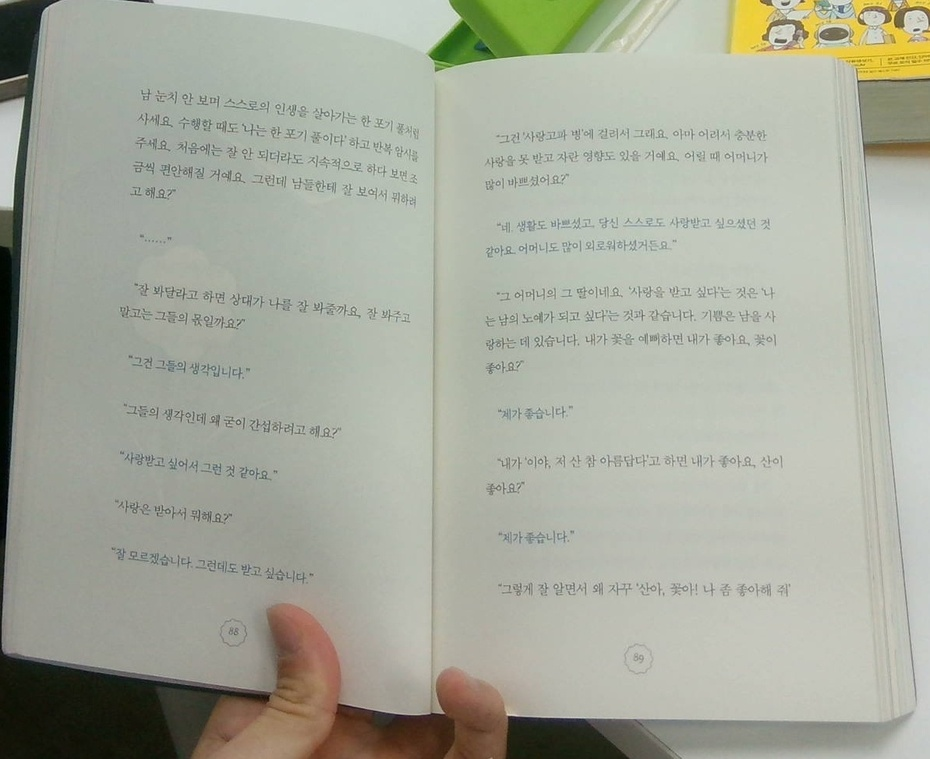
#> input picture cropped_book.jpg, 930 x 759 px, shrunk from 1193 x 974 before the run, found by its file name
$ python '4_좌우 알고리즘.py'
#> lines starting #> are read from the running program, lines starting #| are printed output that depends on the picture
import cv2
import numpy as np
import os

def smart_split_and_save(image_path, output_dir="output"):
    # 이미지 로드
#> called with image_path = 'cropped_book.jpg', output_dir = 'output'
    image = cv2.imread(image_path)
#> image is the input picture: shape (759, 930, 3); mean B, G, R 156.4, 169.7, 166.5
    if image is None:
        print("❌ 이미지를 불러올 수 없습니다. 경로 확인:", image_path)
        return

    gray = cv2.cvtColor(image, cv2.COLOR_BGR2GRAY)
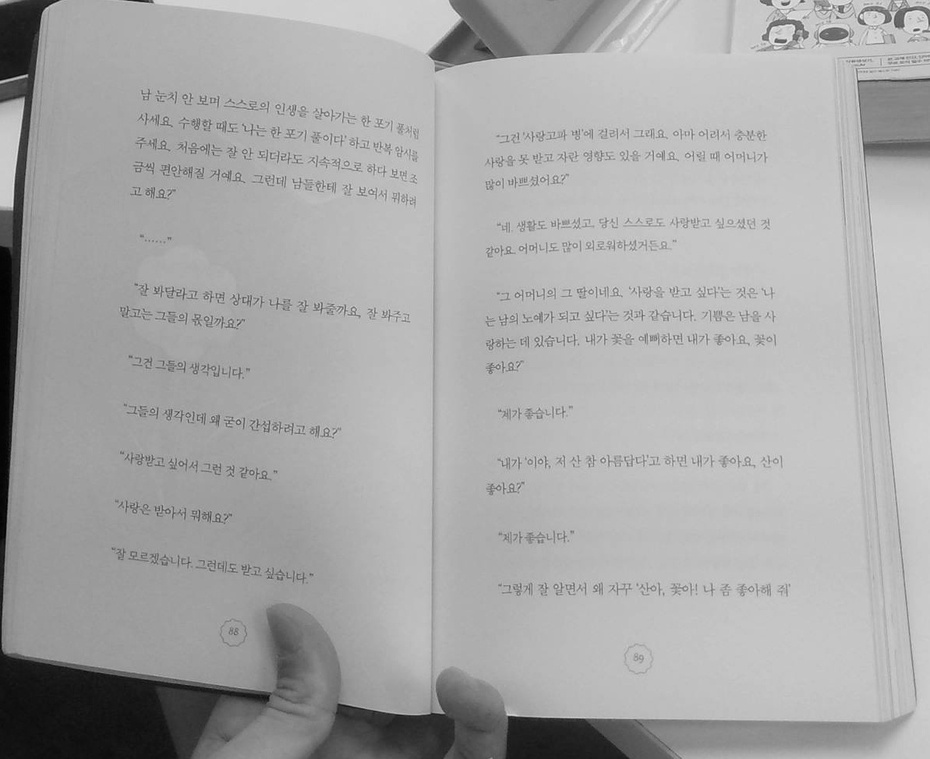
#> gray: shape (759, 930); min 1, max 242, mean 167.3

    # 세로 방향(열 방향)으로 평균 밝기 계산
    column_means = np.mean(gray, axis=0)  # shape: (width,)
#> column_means = 930 values, max 193.7 at index 810, min 46.92 at index 0, mean 167.3
    min_col = np.argmin(column_means)  # 가장 어두운 세로줄 (중앙 접힘부일 가능성 높음)
#> min_col = 0

    # 너무 양쪽에 치우친 경우 예외처리 (가짜 접힘부 방지)
    w = image.shape[1]
#> w = 930
    if min_col < w * 0.3 or min_col > w * 0.7:
        min_col = w // 2  # fallback: 중앙 기준
#> min_col = 465

    # 좌우 분할
    left_img = image[:, :min_col]
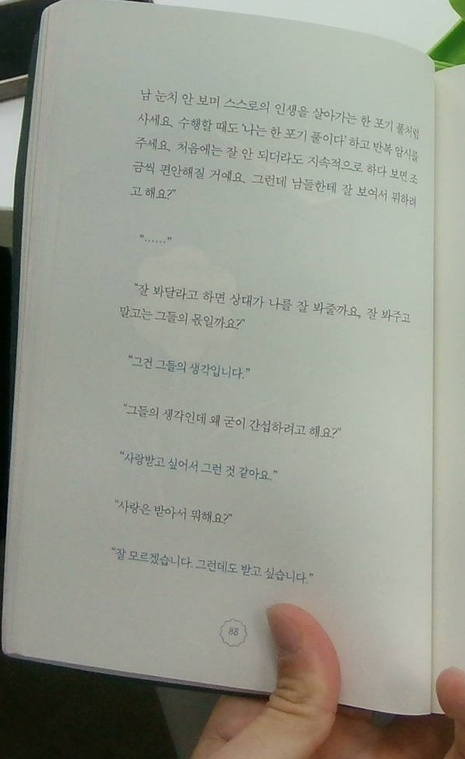
#> left_img: shape (759, 465, 3); mean B, G, R 143.5, 154.5, 151.8
    right_img = image[:, min_col:]
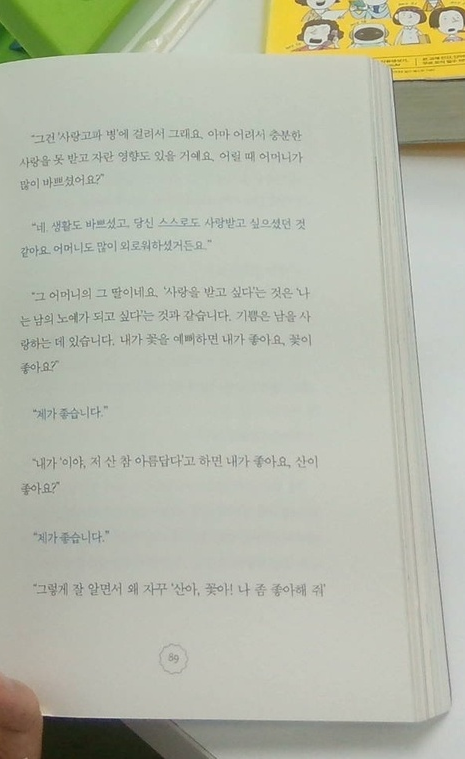
#> right_img: shape (759, 465, 3); mean B, G, R 169.3, 185, 181.2

    # 저장
    os.makedirs(output_dir, exist_ok=True)
    left_path = os.path.join(output_dir, "left_page.jpg")
    right_path = os.path.join(output_dir, "right_page.jpg")
    cv2.imwrite(left_path, left_img)
    cv2.imwrite(right_path, right_img)

    print(f"✅ 중앙 어두운 라인 기준 분할 완료:\n - {left_path}\n - {right_path}")

# 사용 예시
smart_split_and_save("cropped_book.jpg")
